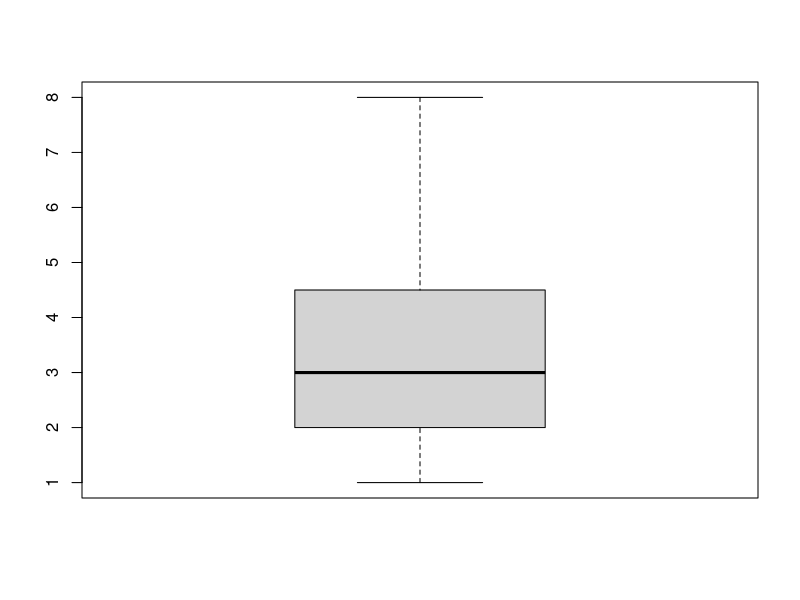
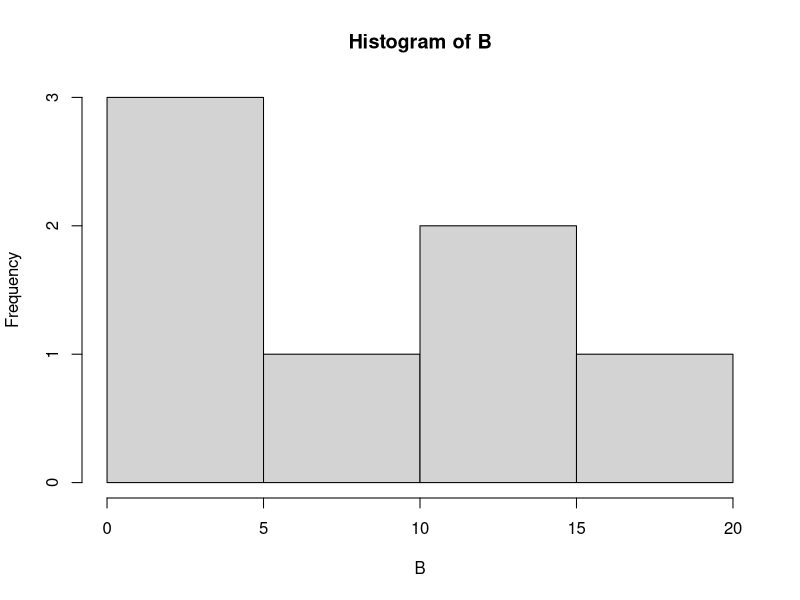
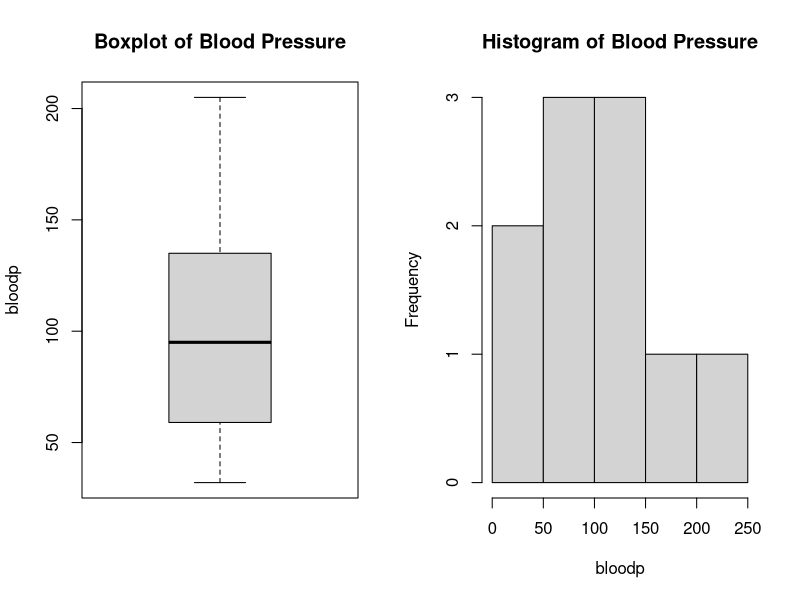
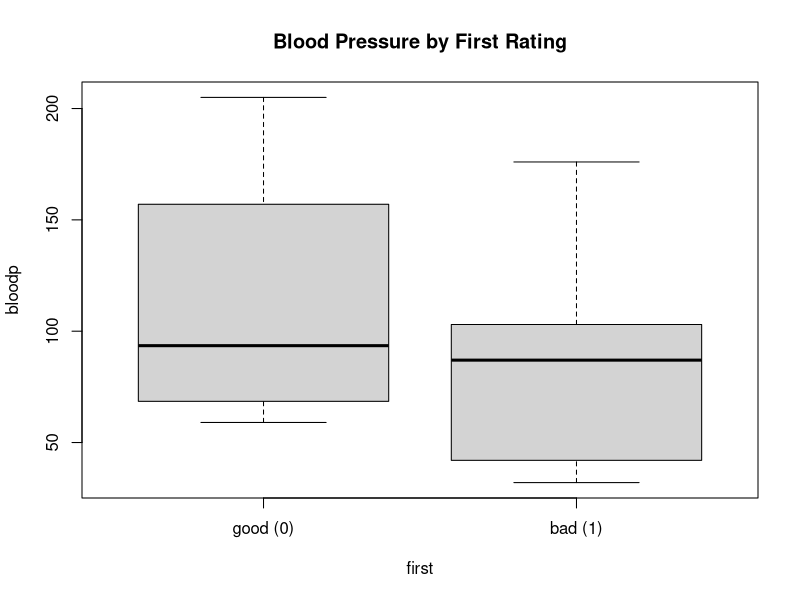
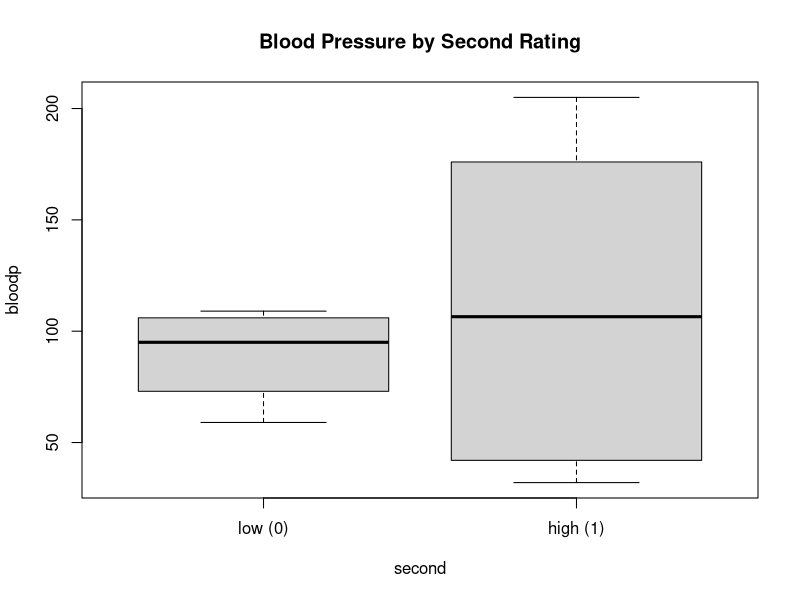
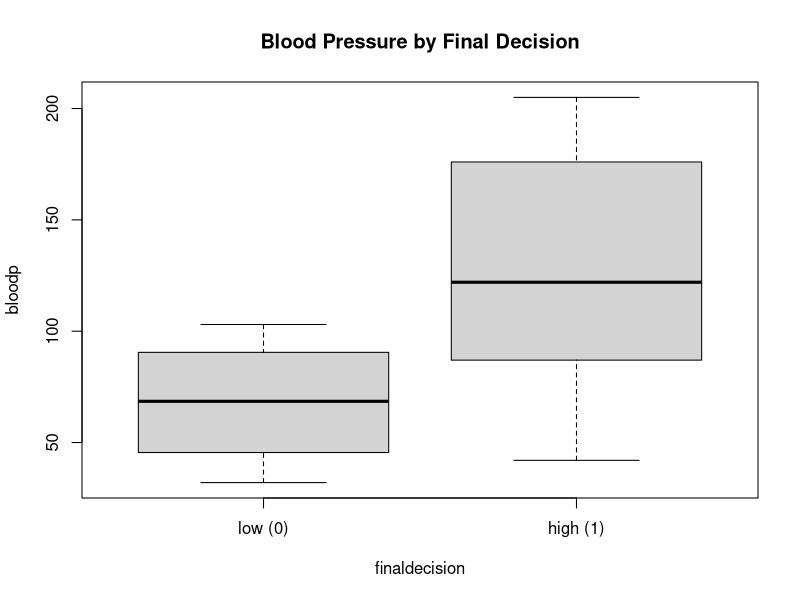

Generate these figures, in order, with R:
# =========================
# Professor examples
# =========================

A <- c(3, 2, 5, 6, 4, 8, 1, 2, 3, 2, 4)
boxplot(A)

B <- c(2, 4, 5, 7, 12, 14, 16)
hist(B)

# =========================
# Hospital data assignment
# =========================

# 1) Enter data
Freq <- c(0.6,0.3,0.4,0.4,0.2,0.6,0.3,0.4,0.9,0.2)

bloodp <- c(103,87,32,42,59,109,78,205,135,176)

# first: bad=1, good=0 (one NA in row 9)
first <- c(1,1,1,1,0,0,0,0,NA,1)

# second: low=0, high=1
second <- c(0,0,1,1,0,0,1,1,1,1)

# finaldecision: low=0, high=1
finaldecision <- c(0,1,0,1,0,1,0,1,1,1)

hospital_data <- data.frame(Freq, bloodp, first, second, finaldecision)

# 2) Side-by-side plots for blood pressure
par(mfrow = c(1,2))

boxplot(hospital_data$bloodp,
        main = "Boxplot of Blood Pressure",
        ylab = "bloodp")

hist(hospital_data$bloodp,
     main = "Histogram of Blood Pressure",
     xlab = "bloodp")

# reset layout back to normal
par(mfrow = c(1,1))

# 3) (For Part B) Compare BP vs doctors' ratings
# first is 0/1 with an NA, so remove the NA rows for comparisons
bp_first <- hospital_data[!is.na(hospital_data$first), ]

boxplot(bloodp ~ first, data = bp_first,
        names = c("good (0)", "bad (1)"),
        main = "Blood Pressure by First Rating",
        ylab = "bloodp")

boxplot(bloodp ~ second, data = hospital_data,
        names = c("low (0)", "high (1)"),
        main = "Blood Pressure by Second Rating",
        ylab = "bloodp")

boxplot(bloodp ~ finaldecision, data = hospital_data,
        names = c("low (0)", "high (1)"),
        main = "Blood Pressure by Final Decision",
        ylab = "bloodp")

# Optional: quick summary numbers (nice for discussion)
summary(hospital_data$bloodp)
tapply(bp_first$bloodp, bp_first$first, summary)
tapply(hospital_data$bloodp, hospital_data$second, summary)
tapply(hospital_data$bloodp, hospital_data$finaldecision, summary) 
